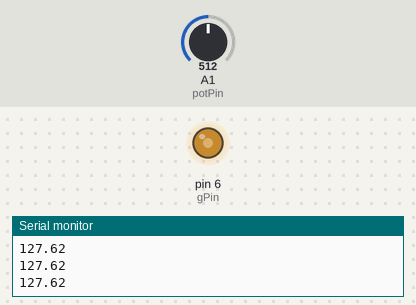
Recording of a sketch running on a simulated Arduino Uno, built with avr-gcc and run on an emulated ATmega328P. On the bench: output pins drawn as LEDs (lit = HIGH), the last lines printed to the serial monitor. The test bench sets the inputs (shaded band); at power-on: A1 (potPin) = 512.

Above: at 1.3 s.
1.4 s: A1 (potPin) set to 716
At 2.3 s:
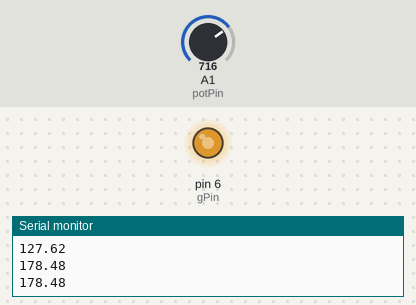
3.0 s: A1 (potPin) set to 900
At 3.5 s:
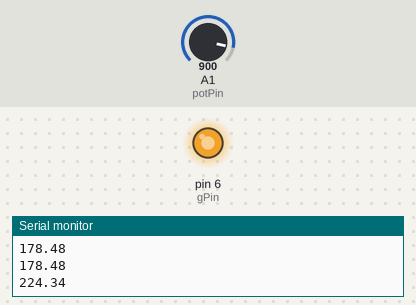
4.5 s: A1 (potPin) set to 122
At 4.8 s:
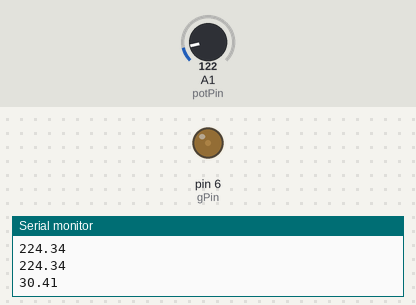
6.0 s: A1 (potPin) set to 0
At 7.1 s:
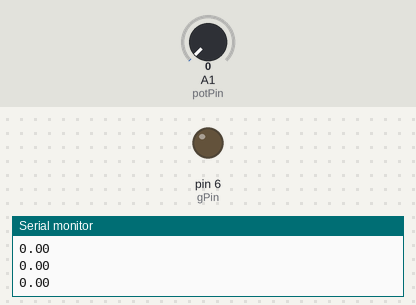
7.5 s: A1 (potPin) set to 511
At 8.4 s:
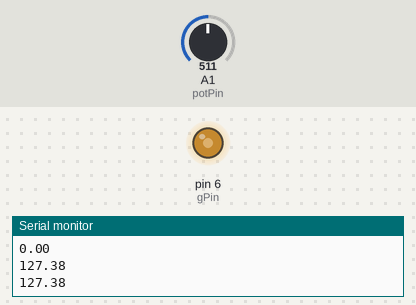
Timing chart, 0 to 10.0 s (numbered marks = the images above; inputs shaded):
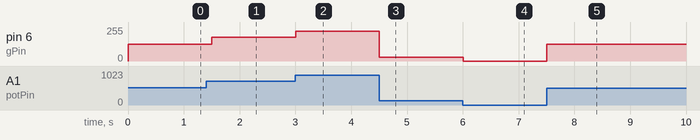

The sketch:

lightDimming1.ino
```cpp
int potPin=A1;
int gPin=6;
int potVal;
float ledVal;
int dt=500;

void setup() {

pinMode(potPin,INPUT);
pinMode(gPin,OUTPUT);
Serial.begin(9600);

}

void loop() {

potVal=analogRead(potPin);
ledVal=(255./1023.)*potVal;
analogWrite(gPin,ledVal);

Serial.println(ledVal);
delay(dt);
}
```

Measured:
- after the input at 1.4 s, pin 6 (gPin): 127/255 → 178/255 after 0.10 s
- after the input at 3.0 s, pin 6 (gPin): 178/255 → 224/255 at once
- after the input at 4.5 s, pin 6 (gPin): 224/255 → 30/255 at once
- after the input at 6.0 s, pin 6 (gPin): 30/255 → 0/255 at once
- after the input at 7.5 s, pin 6 (gPin): 0/255 → 127/255 at once
